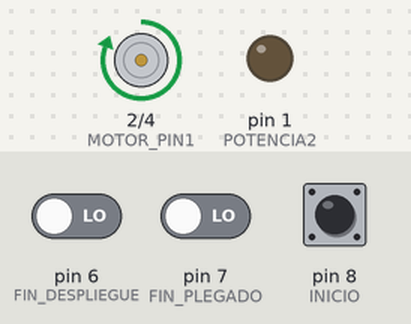
A sketch run on a simulated Arduino Uno, built with avr-gcc and run on an emulated ATmega328P. Parts: motor-driver pin pairs drawn as motors (green arrow = first pin HIGH = forward, orange = second pin HIGH = backward, longer = more drive, scaled by the enable pin), output pins drawn as LEDs (lit = HIGH). Inputs (shaded band) come from the test bench; at power-on: pin 6 (FIN_DESPLIEGUE) LOW, pin 7 (FIN_PLEGADO) LOW, pin 8 (INICIO) HIGH.

Above: at 1.2 s.
1.3 s: pin 6 (FIN_DESPLIEGUE) driven HIGH
At 1.7 s:
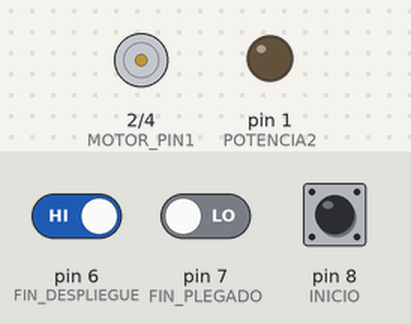
Timing chart, 0 to 4.3 s (numbered marks = the images above; inputs shaded):
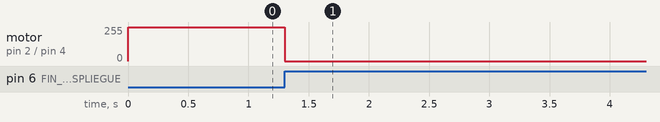

Measured:
- after the input at 1.3 s, motor on pin 2 (MOTOR_PIN1) / pin 4 (MOTOR_PIN2): forward 255/255 → stopped at once

The sketch:

toldo01.ino
```cpp
/*Automatismo de un toldo que funciona con una fotorresistencia
* Autor: Juan Manuel Martínez Lojo
* Fecha: Marzo 2024
*/

// Definición de pines
#define MOTOR_PIN1 2
#define MOTOR_PIN2 4
#define MOTOR_ENABLE 5
#define LDR_PIN A0
#define FIN_DESPLIEGUE 6
#define FIN_PLEGADO 7
#define INICIO 8
#define POTENCIA2 1

// Variables globales
int luminosidad;
int velocidad;

void setup() {
  pinMode(MOTOR_PIN1, OUTPUT);
  pinMode(MOTOR_PIN2, OUTPUT);
  pinMode(MOTOR_ENABLE, OUTPUT);
  pinMode(FIN_DESPLIEGUE, INPUT);
  pinMode(FIN_PLEGADO, INPUT);
  pinMode(INICIO, INPUT);

  digitalWrite(MOTOR_PIN1, LOW);
  digitalWrite(MOTOR_PIN2, LOW);
}

void loop() {
  // Leer valor de luminosidad
  luminosidad = map(analogRead(LDR_PIN), 0, 1023, 5, 0);
  velocidad = luminosidad * 20;

  // Esperar a que se presione el botón de inicio
  while(digitalRead(INICIO) == LOW);

  // Despliegue
  digitalWrite(MOTOR_ENABLE, HIGH);
  while(digitalRead(FIN_DESPLIEGUE) == LOW) {
    digitalWrite(MOTOR_PIN1, HIGH);
    digitalWrite(MOTOR_PIN2, LOW);
    analogWrite(POTENCIA2, velocidad);
  }

  // Paro antes de invertir el giro
  digitalWrite(MOTOR_PIN1, LOW);
  digitalWrite(MOTOR_PIN2, LOW);

  // Plegado
  while(digitalRead(FIN_PLEGADO) == LOW) {
    digitalWrite(MOTOR_PIN1, LOW);
    digitalWrite(MOTOR_PIN2, LOW);
  }

  // Paro final
  digitalWrite(MOTOR_PIN1, LOW);
  digitalWrite(MOTOR_PIN2, LOW);
}
```
